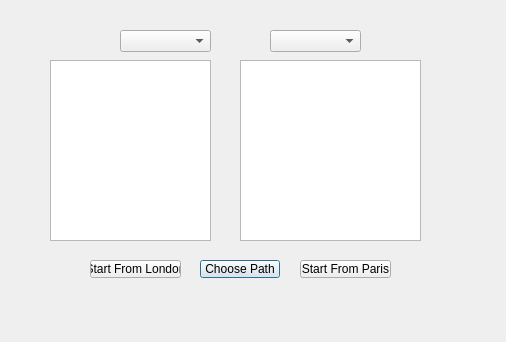
<?xml version="1.0" encoding="UTF-8"?>
<ui version="4.0">
 <class>planning2</class>
 <widget class="QDialog" name="planning2">
  <property name="geometry">
   <rect>
    <x>0</x>
    <y>0</y>
    <width>506</width>
    <height>342</height>
   </rect>
  </property>
  <property name="windowTitle">
   <string>Dialog</string>
  </property>
  <widget class="QPushButton" name="pushButton">
   <property name="geometry">
    <rect>
     <x>200</x>
     <y>260</y>
     <width>80</width>
     <height>18</height>
    </rect>
   </property>
   <property name="text">
    <string>Choose Path</string>
   </property>
  </widget>
  <widget class="QPushButton" name="pushButton_2">
   <property name="geometry">
    <rect>
     <x>90</x>
     <y>260</y>
     <width>91</width>
     <height>18</height>
    </rect>
   </property>
   <property name="text">
    <string>Start From London</string>
   </property>
  </widget>
  <widget class="QPushButton" name="pushButton_3">
   <property name="geometry">
    <rect>
     <x>300</x>
     <y>260</y>
     <width>91</width>
     <height>18</height>
    </rect>
   </property>
   <property name="text">
    <string>Start From Paris</string>
   </property>
  </widget>
  <widget class="QListView" name="listView">
   <property name="geometry">
    <rect>
     <x>50</x>
     <y>60</y>
     <width>161</width>
     <height>181</height>
    </rect>
   </property>
  </widget>
  <widget class="QListView" name="listView_2">
   <property name="geometry">
    <rect>
     <x>240</x>
     <y>60</y>
     <width>181</width>
     <height>181</height>
    </rect>
   </property>
  </widget>
  <widget class="QComboBox" name="comboBox">
   <property name="geometry">
    <rect>
     <x>120</x>
     <y>30</y>
     <width>91</width>
     <height>22</height>
    </rect>
   </property>
  </widget>
  <widget class="QComboBox" name="comboBox_2">
   <property name="geometry">
    <rect>
     <x>270</x>
     <y>30</y>
     <width>91</width>
     <height>22</height>
    </rect>
   </property>
  </widget>
 </widget>
 <resources/>
 <connections/>
</ui>
